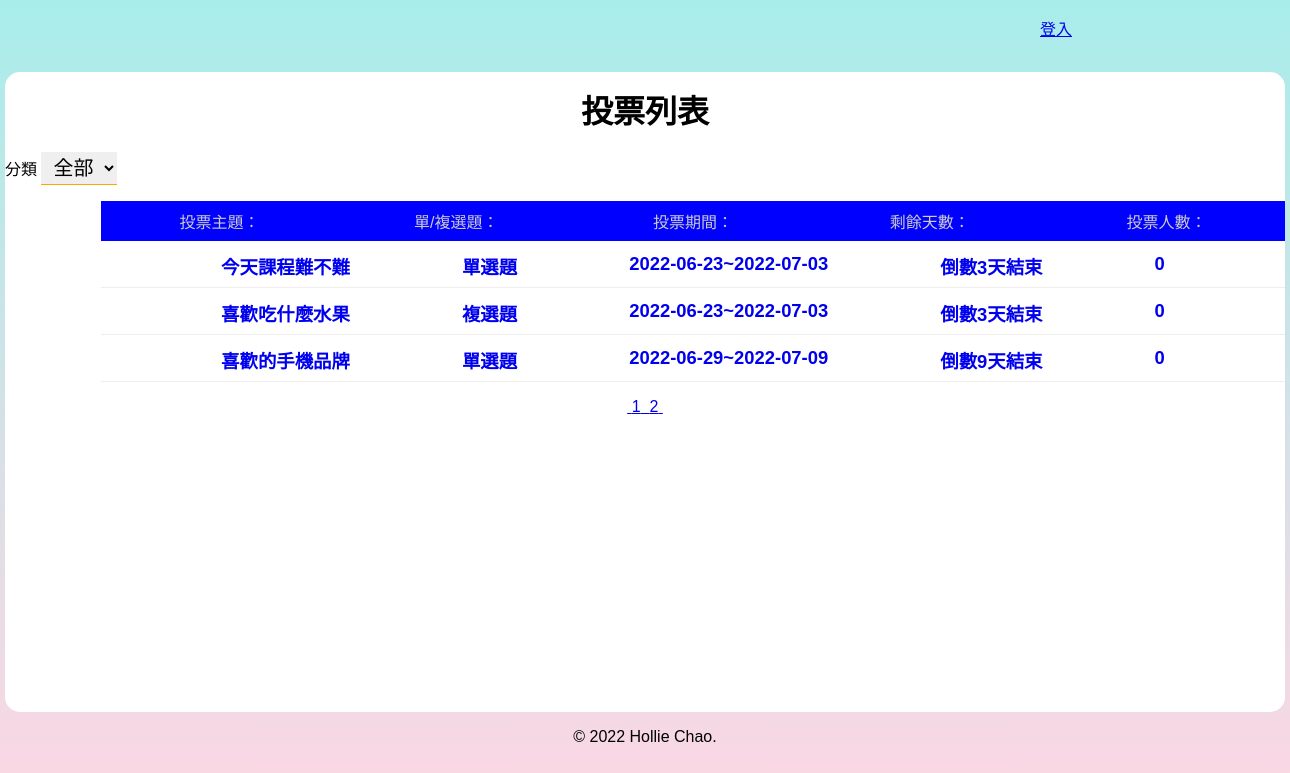
Page /?p=2 on the committed database.
### tables this page shows
CREATE TABLE `subjects` (
  `id` int(11) UNSIGNED NOT NULL COMMENT '序號',
  `subject` varchar(128) NOT NULL COMMENT '主題描述',
  `type_id` int(11) NOT NULL COMMENT '主題類別',
  `multiple` tinyint(1) NOT NULL DEFAULT 0 COMMENT '單/複選',
  `mulit_limit` tinyint(4) NOT NULL DEFAULT 1 COMMENT '單/複選項目數',
  `start` date NOT NULL COMMENT '開始時間',
  `end` date NOT NULL COMMENT '結束時間',
  `total` int(11) UNSIGNED NOT NULL DEFAULT 0 COMMENT '投票人數統計'
);

### api/base.php (called while the page is built, shortened)
<?php
function pdo(){
    $dsn="mysql:host=localhost;charset=utf8;dbname=vote";
    return new PDO($dsn,'root','');
}
function all($table,...$arg){
    $pdo=pdo();
    $sql="SELECT * FROM $table ";
    switch(count($arg)){
        case 2:
            if(!empty($arg[0])){
                foreach($arg[0] as $key => $value){
                    $tmp[]="`$key`='$value'";
                }
                        $sql.=" WHERE ". implode(" AND " ,$tmp) . $arg[1];
            }else{
                $sql.=$arg[1];
            }
        break;
        }
        return $pdo->query($sql)->fetchAll(PDO::FETCH_ASSOC);
    }
function math($table,$math,$col,...$arg){
    $pdo=pdo();
    $sql="SELECT $math(`$col`) FROM $table ";
        return $pdo->query($sql)->fetchColumn();
    }
?>

### front/vote_list.php (the view, shortened to what this page needs)
<?php
$p="";
if(isset($_GET['p'])){
  $p="&p={$_GET['p']}";
}
$querystr="";
$queryfilter="";
?>
<h1>投票列表</h1>
<div>
  <label for="types">分類</label>
    <select name="types" id="types" onchange="location.href=`?filter=${this.value}<?=$p;?><?=$querystr;?>`">
      <option value="0">全部</option>
    </select>
  </div>
    <div>
  <ul class="list">
    <li class="list-header">
      <div>投票主題：</div>
      <?php
      if (isset($_GET['type']) && $_GET['type'] == 'asc') {
      ?>
      <div><a href="?order=multiple&type=desc<?=$p;?><?=$queryfilter?>">單/複選題：</a></div>
      <?php
      } else {
      ?>
      <div><a href="?order=multiple&type=asc<?=$p;?><?=$queryfilter?>">單/複選題：</a></div>
      <?php
      }
      ?>
      <?php
      if (isset($_GET['type']) && $_GET['type'] == 'asc') {
      ?>
      <div><a href="?order=end&type=desc<?=$p;?><?=$queryfilter?>">投票期間：</a></div>
      <?php
      } else {
      ?>
      <div><a href="?order=end&type=asc<?=$p;?><?=$queryfilter?>">投票期間：</a></div>
      <?php
      }
      ?>
      <?php
      if (isset($_GET['type']) && $_GET['type'] == 'asc') {
      ?>
      <div><a href="?order=remain&type=desc<?=$p;?><?=$queryfilter?>">剩餘天數：</a></div>
      <?php
      }else{
      ?>
      <div><a href="?order=remain&type=asc<?=$p;?><?=$queryfilter?>">剩餘天數：</a></div>
      <?php
      }
      ?>
      <?php
      if (isset($_GET['type']) && $_GET['type'] == 'asc') {
      ?>
        <div><a href='?order=total&type=desc<?=$p;?><?=$queryfilter?>'>投票人數：</a></div>
      <?php
      } else {
      ?>
        <div><a href='?order=total&type=asc<?=$p;?><?=$queryfilter?>'>投票人數：</a></div>
      <?php
      }
      ?>
    </li>
    <?php
    $orderStr = '';
    $filter=[];
    $total= math('subjects','count','id',$filter);
    $div=3;
    $pages=ceil($total/$div);
    $now=isset($_GET['p'])?$_GET['p']:1;
    $start=($now-1)*$div;
    $page_rows=" limit $start,$div";
    $subjects = all('subjects',$filter, $orderStr . $page_rows);
    foreach ($subjects as $subject) {
      echo "<a href='?do=vote_result&id={$subject['id']}'>";
      echo "<li class='list-items'>";
      echo "<div>{$subject['subject']}</div>";
      if ($subject['multiple'] == 0) {
        echo "<div class='text-center'>單選題</div>";
      } else {
        echo "<div class='text-center'>複選題</div>";
      }
      echo "<div class='text-center'>";
      echo $subject['start'] . "~" . $subject['end'];
      echo "</div>";
      echo "<div class='text-center'>";
      $today = strtotime("now");
      $end = strtotime($subject['end']);
      if (($end - $today) > 0) {
        $remain = floor(($end - $today) / (60 * 60 * 24));
        echo "倒數" . $remain . "天結束";
      } else {
        echo "<span style='color:grey;'>投票已截止</span>";
      }
      echo "</div>";
      echo "<div class='text-center'>{$subject['total']}</div>";
      echo "</li>";
      echo "</a>";
    }
    ?>
  </ul>
    <div class="text-center">
      <?php
      if($pages > 1) {
        for($i=1;$i<=$pages;$i++){
          echo "<a href='?p={$i}{$querystr}{$queryfilter}'>&nbsp;";
          echo $i ;
          echo "&nbsp;</a>";
        }
      }
      ?>
    </div>
</div>

### css/index.css (style rules this page uses)
* { margin: 0; padding: 0; box-sizing: border-box; font-family: Arial, Helvetica, sans-serif; }
body { height: 100vh; background-image: linear-gradient(to top, #fed6e3 0%, #a8edea 100%); }
h1 { text-align: center; line-height: 5rem; }
.text-center { text-align: center; }
.list-header { display: flex; justify-content: space-evenly; text-align: center; }
.list-header div { width: calc(100% / 5); padding: 0.5rem 1rem; background: blue; color: #ccc; }
.list-items { display: flex; justify-content: space-evenly; padding: 0.5rem; margin: 0.25rem 0; border-bottom: 1px solid #eee; font-weight: bold; font-size: 1.15rem; }
.list { margin: 1rem 0 1rem 6rem; }
.list a { text-decoration: none; }
.list-header div a { color: #ccc; }
#types { padding: 0.25rem 0.5rem; font-size: 1.25rem; border: 0; border-bottom: 1px solid orange ; }

### rows in the picture
subjects: subject "今天課程難不難", multiple "單選題", start "2022-06-23", end "2022-07-03", total "0"
subjects: subject "喜歡吃什麼水果", multiple "複選題", start "2022-06-23", end "2022-07-03", total "0"
subjects: subject "喜歡的手機品牌", multiple "單選題", start "2022-06-29", end "2022-07-09", total "0"
